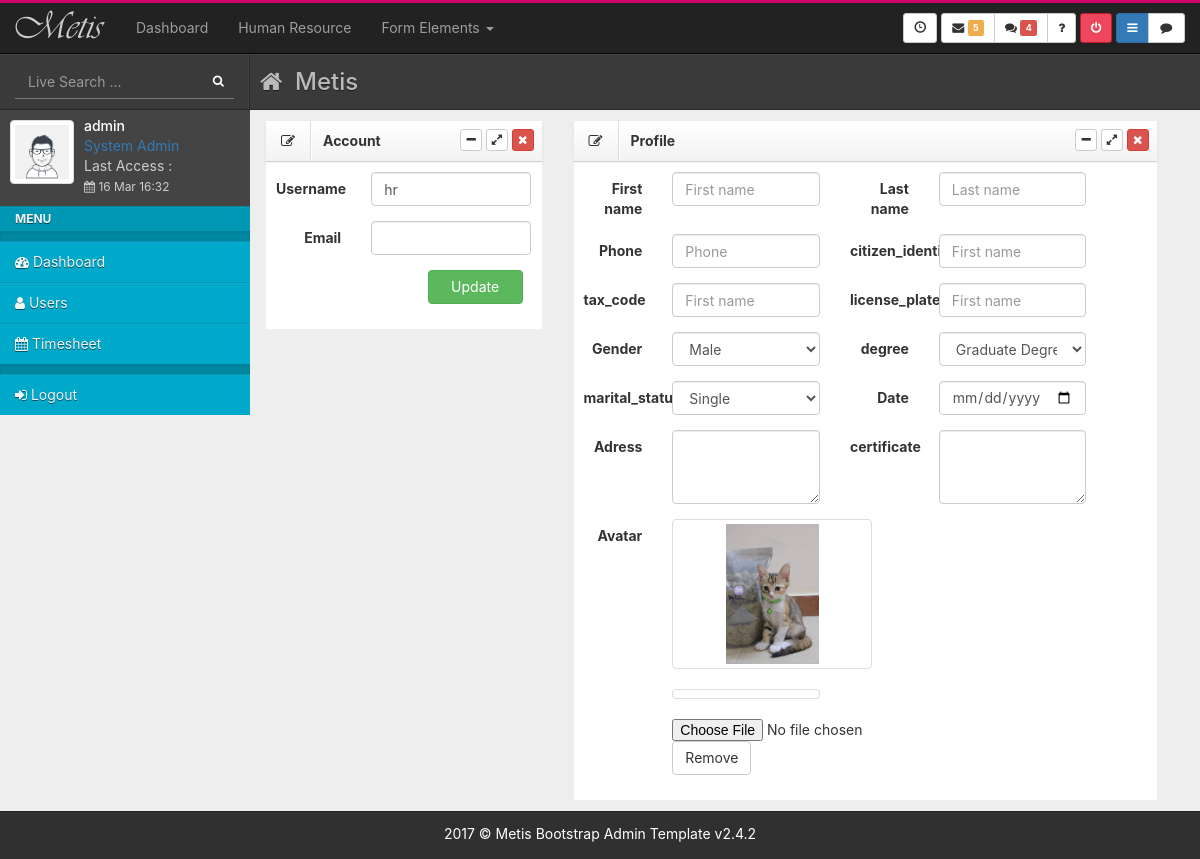
The app's page /hr/users-edit/3 (signed in), older data.
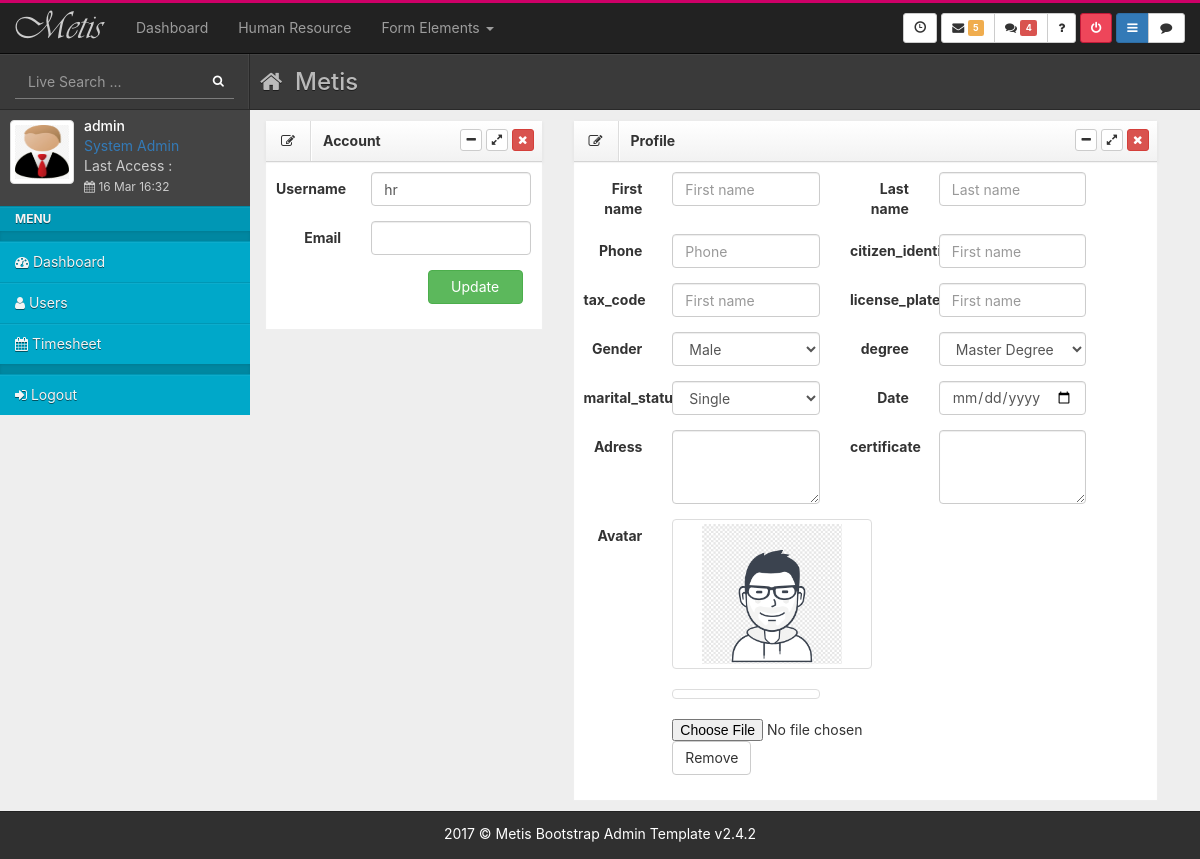
The same page, newer data.
### core/models.py (models this page shows, shortened)
class User(AbstractBaseUser, PermissionsMixin):
    username = models.CharField(_("username"), max_length=100, unique=True, validators=[UnicodeUsernameValidator()], error_messages={"unique": _("A user with that username already exists."),})
    email = models.EmailField(_("email address"), blank=True)
    is_staff = models.BooleanField(_("staff status"), default=False,)
    is_active = models.BooleanField(_("active"), default=True)
    date_joined = models.DateTimeField(_("date joined"), default=timezone.now)
    objects = UserManager()
    EMAIL_FIELD = "email"
    USERNAME_FIELD = "username"
    class Meta:
        verbose_name = _("user")
        verbose_name_plural = _("users")

class Profile(models.Model):
    user = models.OneToOneField(User, on_delete=models.CASCADE)
    first_name = models.CharField(_("first name"), max_length=100, blank=True)
    last_name = models.CharField(_("last name"), max_length=100, blank=True)    # Surname
    phone = models.CharField(_("phone"), max_length=100, blank=True, null=True)
    birthday = models.DateField(_("birthday"), max_length=10, blank=True, null=True)
    gender = models.CharField(_("gender"), max_length=100, blank=True, choices=GENDER_CHOICES)
    age = models.IntegerField(_("age"), blank=True, null=True)
    address = models.CharField(_("address"), max_length=100, blank=True, null=True)
    avatar = models.ImageField(default='images/avatar_default1.jpg', upload_to='images')
    citizen_identification = models.CharField(_("citizen identification"), max_length=100, blank=True, null=True)
    tax_code = models.CharField(_("tax code"), max_length=100, blank=True, null=True)
    degree = models.CharField(_("degree"), max_length=100, blank=True, null=True, choices=DEGREE_CHOICES)
    certificate = models.TextField(_("certificate"), blank=True, null=True)
    marital_status = models.CharField(_("marital_status"), max_length=100, blank=True, null=True, choices=MARITAL_STATUS_CHOICES)
    license_plates = models.CharField(_("license_plates"), max_length=100, blank=True, null=True,)

### hr/views.py (the view)
# urls.py: path('hr/users-edit/<int:pk>', hr_views.users_edit, name='users-edit'),
@group_required('HR', raise_exception=True)
def users_edit(request, pk):
    target_user = get_user_model().objects.get(id=pk)
    if request.method == 'POST':
        form = forms.UpdateUserForm(request.POST, instance=target_user)
        form2 = forms.UpdateProfileForm(request.POST, request.FILES, instance=target_user.profile)
        if form.is_valid() and form2.is_valid():
            form.save()
            form2.save()
            messages.success(request, 'Your profile is updated successfully')
            return redirect(f"/hr/users-edit/{pk}")
    else:
        form = forms.UpdateUserForm(instance=target_user)
        form2 = forms.UpdateProfileForm(instance=target_user.profile)
    return render(request, 'hr/users-edit.html', {'target_user': target_user, 'form': form, 'form2': form2})

### templates/hr/users-edit.html (shortened to what this page needs)
{% extends 'base.html' %}
{% block content %}
<form method="POST" enctype="multipart/form-data">
    <div class="row bg-light">
        <div class="col-lg-3">
            <div class="box dark">
                <header>
                    <div class="icons"><i class="fa fa-edit"></i></div>
                    <h5>Account</h5>
                    <div class="toolbar">
                        <nav style="padding: 8px;">
                            <a href="javascript:;" class="btn btn-default btn-xs collapse-box">
                                <i class="fa fa-minus"></i>
                            </a>
                            <a href="javascript:;" class="btn btn-default btn-xs full-box">
                                <i class="fa fa-expand"></i>
                            </a>
                            <a href="javascript:;" class="btn btn-danger btn-xs close-box">
                                <i class="fa fa-times"></i>
                            </a>
                        </nav>
                    </div>
                </header>
                <div id="div-1" class="body">
                    <div class="form-horizontal">
                        <div class="form-group">
                            <label for="text1" class="control-label col-lg-4">Username</label>
                            <div class="col-lg-8"> {{form.username}} </div>
                        </div>
                        <div class="form-group">
                            <label for="email" class="control-label col-lg-4">Email</label>
                            <div class="col-lg-8"> {{form.email}} </div>
                        </div>
                        <div class="form-group">
                            <div class="col-lg-7"></div>
                            <button type="submit" class="btn btn-success col-lg-4">Update</button>
                        </div>
                    </div>
                </div>
            </div>
        </div>
        <div class="col-lg-6">
            <div class="box dark">
                <header>
                    <div class="icons"><i class="fa fa-edit"></i></div>
                    <h5>Profile</h5>
                    <div class="toolbar">
                        <nav style="padding: 8px;">
                            <a href="javascript:;" class="btn btn-default btn-xs collapse-box">
                                <i class="fa fa-minus"></i>
                            </a>
                            <a href="javascript:;" class="btn btn-default btn-xs full-box">
                                <i class="fa fa-expand"></i>
                            </a>
                            <a href="javascript:;" class="btn btn-danger btn-xs close-box">
                                <i class="fa fa-times"></i>
                            </a>
                        </nav>
                    </div>
                </header>
                <div id="div-1" class="body">
                    <div class="form-horizontal">
                        <div class="row">
                            <div class="form-group col-lg-6">
                                <label for="text1" class="control-label col-lg-4">First name</label>
                                <div class="col-lg-8"> {{form2.first_name}} </div>
                            </div>
                            <div class="form-group col-lg-6">
                                <label for="text1" class="control-label col-lg-4">Last name</label>
                                <div class="col-lg-8"> {{form2.last_name}} </div>
                            </div>
                            <div class="form-group col-lg-6">
                                <label for="text1" class="control-label col-lg-4">Phone</label>
                                <div class="col-lg-8"> {{form2.phone}} </div>
                            </div>
                            <div class="form-group col-lg-6">
                                <label for="text1" class="control-label col-lg-4">citizen_identification</label>
                                <div class="col-lg-8"> {{form2.citizen_identification}} </div>
                            </div>
                            <div class="form-group col-lg-6">
                                <label for="text1" class="control-label col-lg-4">tax_code</label>
                                <div class="col-lg-8"> {{form2.tax_code}} </div>
                            </div>
                            <div class="form-group col-lg-6">
                                <label for="text1" class="control-label col-lg-4">license_plates</label>
                                <div class="col-lg-8"> {{form2.license_plates}} </div>
                            </div>
                            <div class="form-group col-lg-6">
                                <label class="control-label col-lg-4">Gender</label>
                                <div class="col-lg-8">
                                    {{form2.gender}}
                                </div>
                            </div>
                            <div class="form-group col-lg-6">
                                <label class="control-label col-lg-4">degree</label>
                                <div class="col-lg-8">
                                    {{form2.degree}}
                                </div>
                            </div>
                            <div class="form-group col-lg-6">
                                <label class="control-label col-lg-4">marital_status</label>
                                <div class="col-lg-8">
                                    {{form2.marital_status}}
                                </div>
                            </div>
                            <div class="form-group col-lg-6">
                                <label class="control-label col-lg-4">Date</label>
                                <div class="col-lg-8">
                                    {{form2.birthday}}
                                </div>
                            </div>
                            <div class="form-group col-lg-6">
                                <label for="text1" class="control-label col-lg-4">Adress</label>
                                <div class="col-lg-8">
                                    {{form2.address}}
                                </div>
                            </div>
                            <div class="form-group col-lg-6">
                                <label for="text1" class="control-label col-lg-4">certificate</label>
                                <div class="col-lg-8">
                                    {{form2.certificate}}
                                </div>
                            </div>
                            <div class="form-group col-lg-6">
                                <label class="control-label col-lg-4">Avatar</label>
                                <div class="col-lg-8">
                                    <div class="fileinput fileinput-new" data-provides="fileinput">
                                        <div class="fileinput-new thumbnail" style="width: 200px; height: 150px;"><img style="max-height: 140px;;" src="{{target_user.profile.avatar.url}}" alt="..."></div>
                                        <div class="fileinput-preview fileinput-exists thumbnail" style="max-width: 200px; max-height: 150px;"></div>
                                        <div>
                                            {{form2.avatar}}
                                            <a href="#" class="btn btn-default fileinput-exists"data-dismiss="fileinput">Remove</a>
                                        </div>
                                    </div>
                                </div>
                            </div>
                        </div>
                    </div>
                </div>
            </div>
        </div>
    </div>
</form>
{% endblock %}

### templates/includes/sidebar.html (shortened to what this page needs)
{% load static %}
<div id="left">
    <div class="media user-media bg-dark dker">
      <div class="user-wrapper bg-dark">
        <a class="user-link" href="">
          <img class="media-object img-thumbnail user-img" style="width: 64px; height: 64px;" alt="User Picture" src="{{request.user.profile.avatar.url}}">
        </a>
        <div class="media-body">
          <h5 class="media-heading">{{request.user.username}}</h5>
          <ul class="list-unstyled user-info">
            <li><a href="">{{ request.user.groups.all.0 }}</a></li>
            <li>Last Access : <br>
              <small><i class="fa fa-calendar"></i>&nbsp;16 Mar 16:32</small>
            </li>
          </ul>
        </div>
      </div>
    </div>
    <ul id="menu" class="bg-blue dker">
      <li class="nav-header">Menu</li>
      <li class="nav-divider"></li>
      <li class="">
        <a href="{% url 'dashboard' %}">
          <i class="fa fa-dashboard"></i><span class="link-title">&nbsp;Dashboard</span>
        </a>
      </li>
      <li>
        <a href="{% url 'users-list' %}">
          <i class="fa fa-user"></i>
          <span class="link-title">
            Users
          </span>
        </a>
      </li>
      <li>
        <a href="#">
          <i class="fa fa-calendar"></i>
          <span class="link-title">
            Timesheet
          </span>
        </a>
      </li>
      <li class="nav-divider"></li>
      <li>
        <a href="{% url 'logout' %}">
          <i class="fa fa-sign-in"></i>
          <span class="link-title">
            Logout
          </span>
        </a>
      </li>
    </ul>
  </div>

Row changes from the older to the newer data that the page shows:
changed through a linked row, User "admin": user.profile.avatar: a different picture
changed through a linked row, User "hr": profile.avatar: picture added in place of a placeholder
changed Profile "Male": degree "Graduate Degrees" → "Master Degree"
